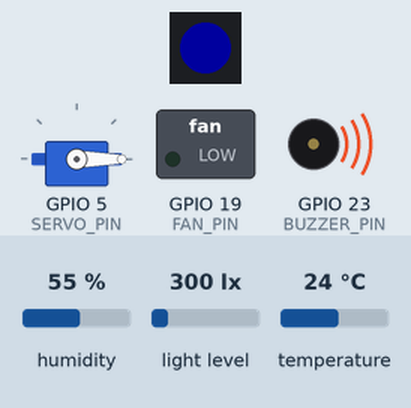
Recording of a sketch running on a simulated ESP32. Shown: 1 RGB LEDs in strip order, left to right, servo, switched loads named in the sketch (green lamp = pin HIGH), buzzer (waves = sounding). Inputs (shaded band) come from the test bench; at power-on: temperature 24 °C, humidity 55 %, light level 300 lx. Dim RGB values are drawn brighter than linear; WiFi joins after 1.5 s; servers stay silent unless stated; no MQTT or app messages arrive unless stated; what the sketch prints to the serial monitor is not drawn.

Above: at 0.6 s.
At 3.4 s:
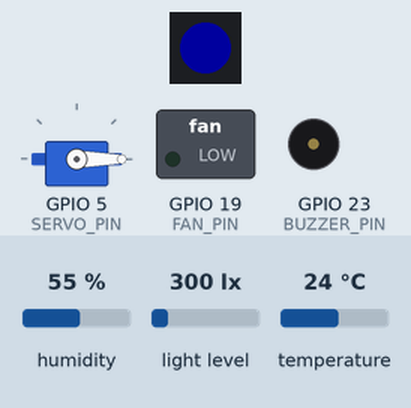
3.5 s: temperature set to 25.3 °C
7.5 s: temperature set to 26.4 °C
At 9.5 s:
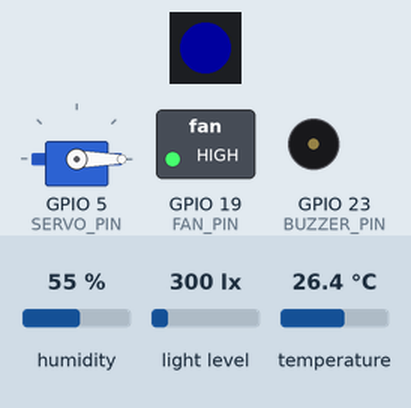
Timing chart, 0 to 11.0 s (numbered marks = the images above; inputs shaded):
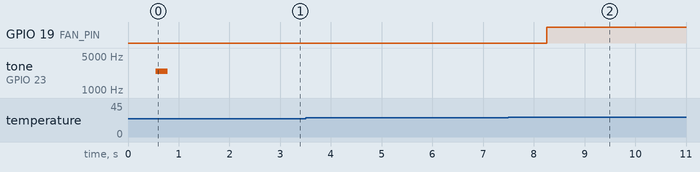

The sketch:

firmware.ino
```cpp
// ============================================================
// Adaptyvi produktyvumo palaikymo sistema – ESP32 firmware
// ============================================================
// Mikrovaldiklis atsakingas už:
// - Jutiklių duomenų nuskaitymą (SHT31, BH1750)
// - Aktuatorių valdymą (LED, ventiliatorius, buzeris, servo)
// - Duomenų siuntimą į serverį per MQTT
// - Komandų priėmimą iš serverio per MQTT
// - Autonominį veikimą kai serveris nepasiekiamas
// ============================================================

#include <WiFi.h>
#include <PubSubClient.h>
#include <Wire.h>
#include <BH1750.h>
#include "Adafruit_SHT31.h"
#include <FastLED.h>
#include <ESP32Servo.h>

// Prisijungimo duomenys laikomi atskirame faile, kuris neikeliamas i git.
// Nukopijuok secrets.example.h i secrets.h ir surasyk savo duomenis.
#include "secrets.h"

// ============================================================
// KONFIGŪRACIJA
// ============================================================

// WiFi ir MQTT prisijungimo duomenys ateina is secrets.h

const int mqttPort = 1883;

// GPIO kaiščių priskyrimai
#define BUZZER_PIN 23    // Pasyvus buzeris (KY-012)
#define LED_PIN 18       // WS2812B LED juostos duomenų kaištis
#define SERVO_PIN 5      // MG90S servo variklio valdymo kaištis
#define FAN_PIN 19       // Ventiliatoriaus valdymas per 2N2222

// LED juostos parametrai
#define NUM_LEDS 1      // LED skaičius juostoje
#define BRIGHTNESS 30    // Maksimalus ryškumas (ribojame dėl USB maitinimo)

// Laiko intervalai (milisekundėmis)
const unsigned long SENSOR_INTERVAL = 2000;   // Jutiklių nuskaitymo intervalas
const unsigned long PUBLISH_INTERVAL = 3000;  // Duomenų publikavimo intervalas
const unsigned long RECONNECT_INTERVAL = 5000; // Bandymo prisijungti intervalas

// ============================================================
// OBJEKTAI
// ============================================================

WiFiClient espClient;
PubSubClient mqtt(espClient);
BH1750 lightMeter;
Adafruit_SHT31 sht31 = Adafruit_SHT31();
CRGB leds[NUM_LEDS];
Servo myServo;

// ============================================================
// SISTEMOS BŪSENA
// ============================================================

// Jutiklių reikšmės
float temperature = 0;
float humidity = 0;
float light = 0;

// Aktuatorių būsena
bool fanOn = false;
String currentMode = "idle";
String ledColor = "blue";
int ledBrightness = BRIGHTNESS;
bool servoLocked = true;

// Ventiliatoriaus valdymo logika
bool manualFanOverride = false;  // true = rankinis valdymas aktyvus
float fanThreshold = 26.0;       // Automatinio valdymo temperatūros slenkstis

// Laiko žymos
unsigned long lastSensorRead = 0;
unsigned long lastPublish = 0;
unsigned long lastReconnectAttempt = 0;

// ============================================================
// WIFI PRISIJUNGIMAS
// ============================================================

void setupWiFi() {
  Serial.print("[WiFi] Jungiamasi prie ");
  Serial.print(ssid);
  WiFi.begin(ssid, password);

  int attempts = 0;
  while (WiFi.status() != WL_CONNECTED && attempts < 40) {
    delay(500);
    Serial.print(".");
    attempts++;
  }

  if (WiFi.status() == WL_CONNECTED) {
    Serial.println();
    Serial.print("[WiFi] Prisijungta, IP: ");
    Serial.println(WiFi.localIP());
  } else {
    Serial.println();
    Serial.println("[WiFi] Nepavyko prisijungti, tęsiama autonominiu režimu");
  }
}

// ============================================================
// MQTT RYŠYS IR KOMANDŲ APDOROJIMAS
// ============================================================

// Priimtų MQTT komandų apdorojimas
void mqttCallback(char* topic, byte* payload, unsigned int length) {
  // Konvertuojame payload į tekstą
  String message = "";
  for (unsigned int i = 0; i < length; i++) {
    message += (char)payload[i];
  }

  String topicStr = String(topic);
  Serial.println("[MQTT] " + topicStr + " -> " + message);

  // Režimo keitimas
  if (topicStr == "server/commands/mode") {
    currentMode = message;
    manualFanOverride = false; // Pakeitus režimą, atstatome rankinį valdymą
    applyMode();
  }
  // Ventiliatoriaus rankinis valdymas
  else if (topicStr == "server/commands/fan") {
    manualFanOverride = true; // Įjungiame rankinį režimą
    fanOn = (message == "on");
    digitalWrite(FAN_PIN, fanOn ? HIGH : LOW);
  }
  // LED valdymas (formatas: "spalva,ryškumas")
  else if (topicStr == "server/commands/led") {
    int comma = message.indexOf(',');
    if (comma > 0) {
      ledColor = message.substring(0, comma);
      ledBrightness = message.substring(comma + 1).toInt();
    }
    applyLed();
  }
  // Servo valdymas
  else if (topicStr == "server/commands/servo") {
    servoLocked = (message == "lock");
    myServo.attach(SERVO_PIN);
    myServo.write(servoLocked ? 0 : 90);
    delay(500); // Palaukiame kol servo pasiekia poziciją
    myServo.detach(); // Atjungiame signalą – servo nebeburzgia
  }
  // Buzerio signalas
  else if (topicStr == "server/commands/buzzer") {
    if (message == "beep") {
      myServo.detach();
      buzzerBeep();
    }
  }
  // Ventiliatoriaus slenksčio atnaujinimas
  else if (topicStr == "server/commands/threshold") {
    fanThreshold = message.toFloat();
    Serial.print("[Ventiliatorius] Slenkstis atnaujintas: ");
    Serial.println(fanThreshold);
  }
}

// Buzerio pyptelėjimas (rankinis PWM kad nekonfliktuotų su servo)
void buzzerBeep() {
  for (int i = 0; i < 500; i++) {
    digitalWrite(BUZZER_PIN, HIGH);
    delayMicroseconds(200); // ~2500Hz tonas
    digitalWrite(BUZZER_PIN, LOW);
    delayMicroseconds(200);
  }
}

// Prisijungimas prie MQTT brokerio
void connectMQTT() {
  if (millis() - lastReconnectAttempt < RECONNECT_INTERVAL) return;
  lastReconnectAttempt = millis();

  Serial.print("[MQTT] Jungiamasi...");
  if (mqtt.connect("ESP32Client")) {
    Serial.println("prisijungta");
    // Prenumeruojame visas serverio komandų temas
    mqtt.subscribe("server/commands/#");
  } else {
    Serial.println("nepavyko");
  }
}

// ============================================================
// JUTIKLIŲ NUSKAITYMAS
// ============================================================

void readSensors() {
  float t = sht31.readTemperature();
  float h = sht31.readHumidity();
  float l = lightMeter.readLightLevel();

  // Tikriname ar duomenys validūs
  if (!isnan(t)) temperature = t;
  if (!isnan(h)) humidity = h;
  if (l >= 0) light = l;
}

// ============================================================
// AKTUATORIŲ VALDYMAS
// ============================================================

// Pritaikyti LED spalvą ir ryškumą
void applyLed() {
  CRGB color = CRGB::Blue;
  if (ledColor == "red") color = CRGB::Red;
  else if (ledColor == "green") color = CRGB::Green;
  else if (ledColor == "blue") color = CRGB::Blue;
  else if (ledColor == "white") color = CRGB::White;
  else if (ledColor == "yellow") color = CRGB::Yellow;
  else if (ledColor.startsWith("#") && ledColor.length() == 7) {
    // Pasirinktinė spalva HEX formatu (#RRGGBB)
    long hex = strtol(ledColor.substring(1).c_str(), NULL, 16);
    color = CRGB((hex >> 16) & 0xFF, (hex >> 8) & 0xFF, hex & 0xFF);
  }

  FastLED.setBrightness(ledBrightness);
  fill_solid(leds, NUM_LEDS, color);
  FastLED.show();
}

// Pritaikyti režimo nustatymus
void applyMode() {
  if (currentMode == "focus") {
    ledColor = "blue";
    ledBrightness = 30;
  } else if (currentMode == "break") {
    ledColor = "green";
    ledBrightness = 20;
  }
  applyLed();
}

// Automatinis ventiliatoriaus valdymas pagal temperatūrą
// Veikia TIK kai nėra rankinio valdymo (manualFanOverride == false)
void checkFanAuto() {
  if (manualFanOverride) return; // Rankinis valdymas aktyvus – nekeičiame

  if (temperature >= fanThreshold && !fanOn) {
    fanOn = true;
    digitalWrite(FAN_PIN, HIGH);
    Serial.println("[Ventiliatorius] Įjungtas automatiškai (temp >= slenkstis)");
  } else if (temperature < fanThreshold && fanOn) {
    fanOn = false;
    digitalWrite(FAN_PIN, LOW);
    Serial.println("[Ventiliatorius] Išjungtas automatiškai (temp < slenkstis)");
  }
}

// ============================================================
// DUOMENŲ PUBLIKAVIMAS
// ============================================================

void publishData() {
  if (!mqtt.connected()) return;

  String payload = "{";
  payload += "\"temperature\":" + String(temperature, 1) + ",";
  payload += "\"humidity\":" + String(humidity, 1) + ",";
  payload += "\"light\":" + String(light, 1) + ",";
  payload += "\"mode\":\"" + currentMode + "\",";
  payload += "\"fanOn\":" + String(fanOn ? "true" : "false") + ",";
  payload += "\"ledColor\":\"" + ledColor + "\",";
  payload += "\"ledBrightness\":" + String(ledBrightness) + ",";
  payload += "\"servoLocked\":" + String(servoLocked ? "true" : "false");
  payload += "}";

  mqtt.publish("esp32/data", payload.c_str());
  Serial.println("[Publikuota] " + payload);
}

// ============================================================
// SETUP – Vienkartinė inicializacija
// ============================================================

void setup() {
  Serial.begin(115200);
  Serial.println("\n[Sistema] Paleidžiama...");

  // I2C magistralė jutikliams
  Wire.begin(21, 22);

  // Jutiklių inicializacija
  if (sht31.begin(0x44)) {
    Serial.println("[SHT31] Inicializuotas");
  } else {
    Serial.println("[SHT31] KLAIDA - nerastas!");
  }

  if (lightMeter.begin()) {
    Serial.println("[BH1750] Inicializuotas");
  } else {
    Serial.println("[BH1750] KLAIDA - nerastas!");
  }

  // Aktuatorių inicializacija
  pinMode(BUZZER_PIN, OUTPUT);
  pinMode(FAN_PIN, OUTPUT);
  digitalWrite(FAN_PIN, LOW);

  FastLED.addLeds<WS2811, LED_PIN, GRB>(leds, NUM_LEDS);
  FastLED.setBrightness(BRIGHTNESS);
  fill_solid(leds, NUM_LEDS, CRGB::Blue);
  FastLED.show();
  Serial.println("[LED] Inicializuota");

  myServo.attach(SERVO_PIN);
  myServo.write(0); // Pradinė pozicija – užrakinta
  delay(500);
  myServo.detach(); // Atjungiame kad neburzgtų
  Serial.println("[Servo] Inicializuotas");

  // Paleidimo garso signalas
  buzzerBeep();

  // Tinklo ryšys
  setupWiFi();
  mqtt.setServer(mqttServer, mqttPort);
  mqtt.setCallback(mqttCallback);

  Serial.println("[Sistema] Paruošta");
}

// ============================================================
// LOOP – Pagrindinis ciklas
// ============================================================

void loop() {
  // MQTT ryšio palaikymas
  if (WiFi.status() == WL_CONNECTED) {
    if (!mqtt.connected()) {
      connectMQTT();
    }
    mqtt.loop();
  }

  unsigned long now = millis();

  // Jutiklių nuskaitymas
  if (now - lastSensorRead >= SENSOR_INTERVAL) {
    lastSensorRead = now;
    readSensors();
    checkFanAuto();
  }

  // Duomenų publikavimas
  if (now - lastPublish >= PUBLISH_INTERVAL) {
    lastPublish = now;
    publishData();
  }
}
```

secrets.example.h
```cpp
// ============================================================
// secrets.example.h - prisijungimo duomenu sablonas
// ============================================================
// Nukopijuok si faila i secrets.h ir irasyk savo duomenis.
// secrets.h yra .gitignore sarase, todel i git jis nepateks.
//
//   cp secrets.example.h secrets.h
//
// ============================================================

#ifndef SECRETS_H
#define SECRETS_H

// WiFi tinklas, prie kurio jungiasi ESP32
const char* ssid = "TAVO_WIFI_PAVADINIMAS";
const char* password = "TAVO_WIFI_SLAPTAZODIS";

// MQTT brokerio adresas - kompiuterio IP tame paciame tinkle.
// Windows: ipconfig, Linux/macOS: ifconfig arba ip addr
const char* mqttServer = "192.168.1.100";

#endif
```

Measured:
- the behaviour switches between 25.9 and 26 °C on temperature (found by bisection; images 1 and 2)
- after the input at 3.5 s, every drawn part: stays the same
- after the input at 7.5 s, GPIO 19 (FAN_PIN): LOW → HIGH after 0.75 s
